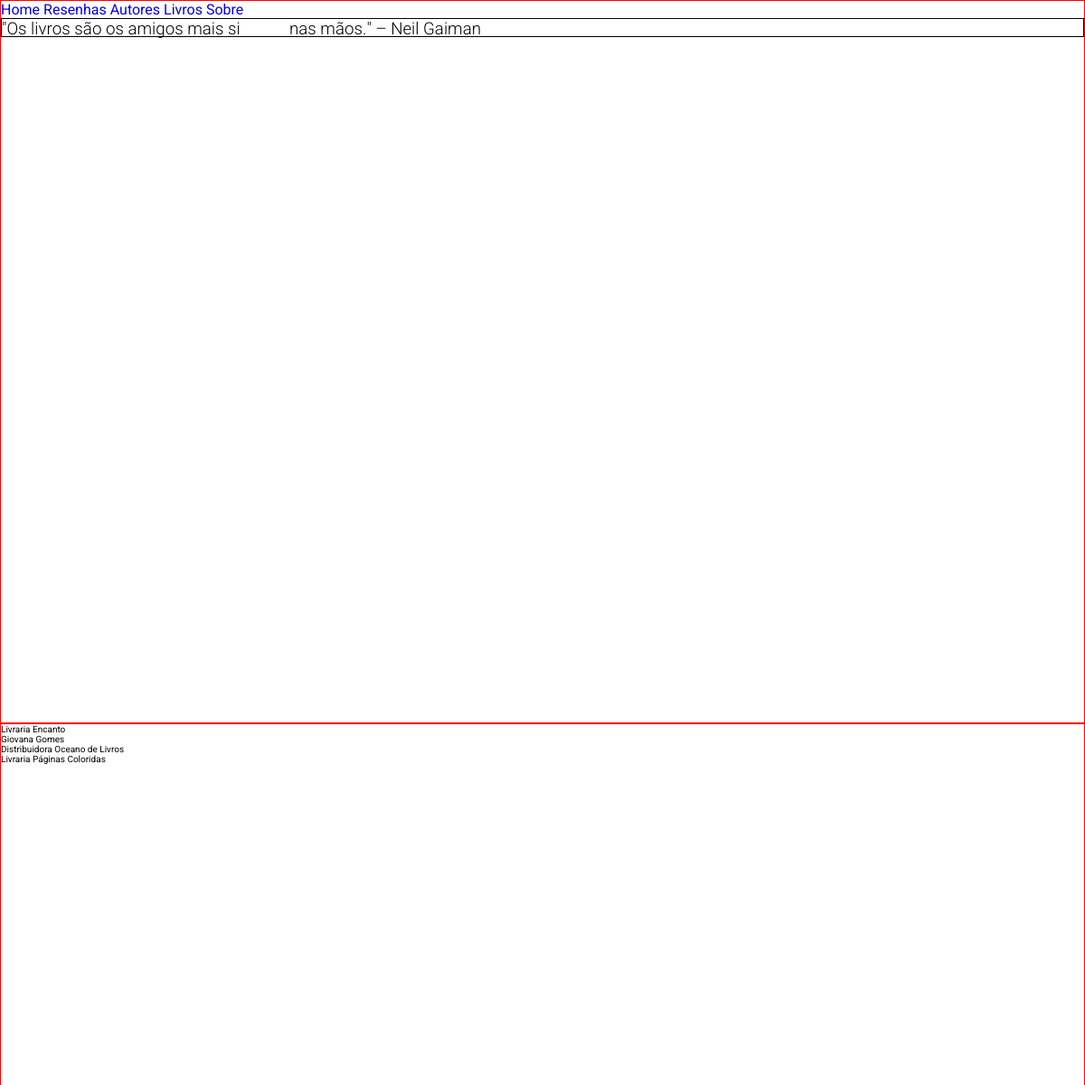
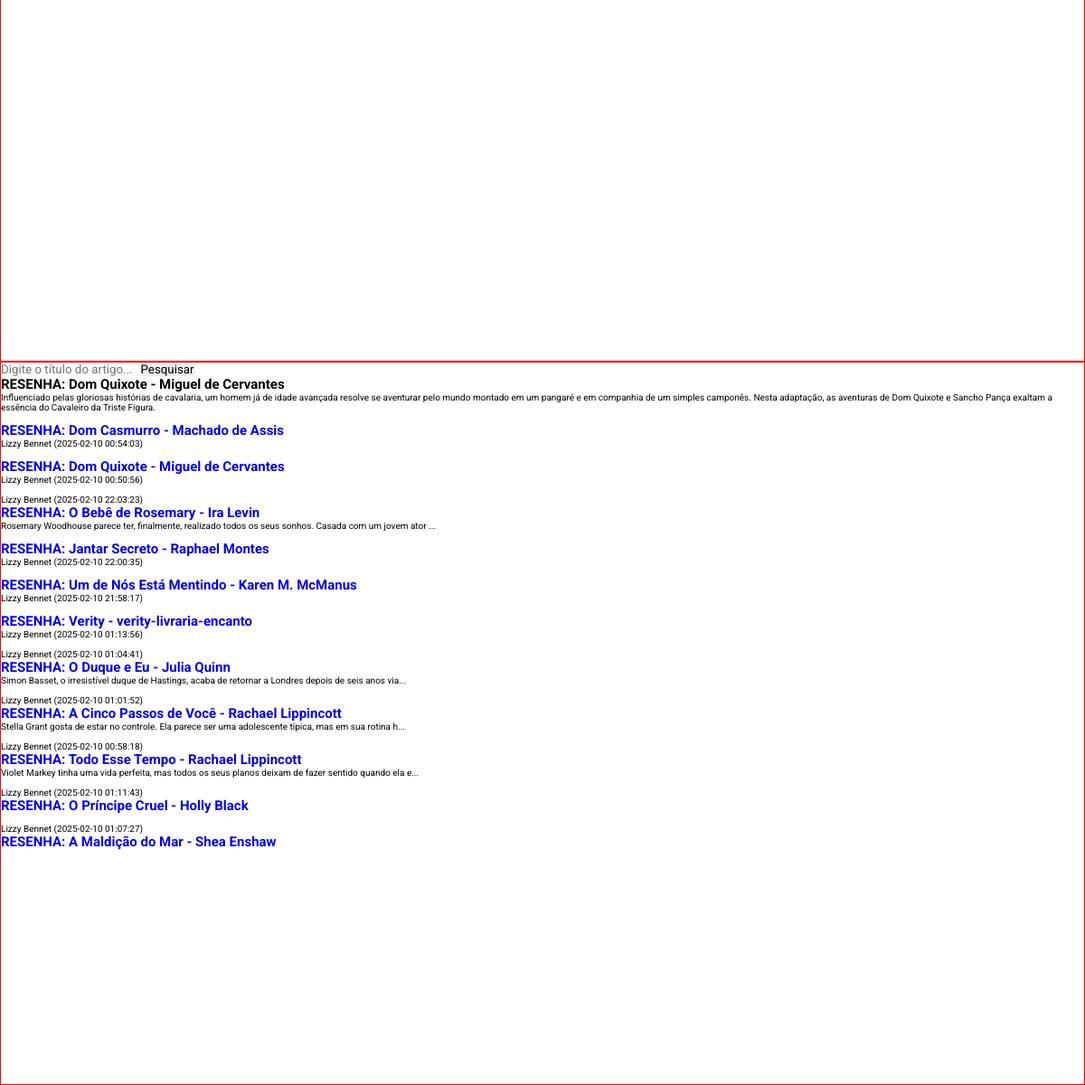
Screenshot of /index.php?slug=RESENHA:Dom-Quixote-Miguel-de-Cervantes with the database file from the repository (2 pictures, top to bottom).
### tables this page shows
CREATE TABLE `parceria` (
  `cnpj` varchar(18) NOT NULL,
  `rg` varchar(15) DEFAULT NULL,
  `usuario` varchar(50) NOT NULL,
  `senha` varchar(255) NOT NULL,
  `nome` varchar(40) NOT NULL,
  `endereco` varchar(70) DEFAULT NULL,
  `cidade` varchar(30) DEFAULT NULL,
  `estado` char(2) DEFAULT NULL,
  `telefone` varchar(20) DEFAULT NULL,
  `email` varchar(50) DEFAULT NULL,
  `instagram` varchar(80) DEFAULT NULL,
  `tiktok` varchar(80) DEFAULT NULL,
  `x_social` varchar(80) DEFAULT NULL,
  `path` varchar(255) DEFAULT NULL,
  PRIMARY KEY (`cnpj`)
);

CREATE TABLE `resenha` (
  `id_resenha` int(11) NOT NULL AUTO_INCREMENT,
  `id_livro` int(11) NOT NULL,
  `id_escritor` int(11) NOT NULL,
  `id_autor_resenha` int(11) NOT NULL,
  `titulo` varchar(80) NOT NULL,
  `slug` varchar(255) NOT NULL,
  `path` varchar(255) NOT NULL,
  `genero` varchar(20) NOT NULL,
  `sinopse` text NOT NULL,
  `conteudo` text NOT NULL,
  `data_publicacao` timestamp NOT NULL DEFAULT current_timestamp(),
  `data_atualizacao` timestamp NOT NULL DEFAULT current_timestamp() ON UPDATE current_timestamp(),
  `visualizacao` int(11) DEFAULT 0,
  PRIMARY KEY (`id_resenha`),
  UNIQUE KEY `slug` (`slug`),
  KEY `id_livro` (`id_livro`),
  KEY `id_escritor` (`id_escritor`),
  KEY `id_autor_resenha` (`id_autor_resenha`),
  CONSTRAINT `resenha_ibfk_1` FOREIGN KEY (`id_livro`) REFERENCES `livro` (`id_livro`),
  CONSTRAINT `resenha_ibfk_2` FOREIGN KEY (`id_escritor`) REFERENCES `escritor` (`id_escritor`),
  CONSTRAINT `resenha_ibfk_3` FOREIGN KEY (`id_autor_resenha`) REFERENCES `autor_resenha` (`id_autor_resenha`)
);

CREATE TABLE `autor_resenha` (
  `id_autor_resenha` int(11) NOT NULL AUTO_INCREMENT,
  `nome` varchar(40) NOT NULL,
  `pseudonimo` varchar(40) NOT NULL,
  `pontos` int(11) DEFAULT 10,
  `descricao` text NOT NULL,
  `path` varchar(255) NOT NULL,
  `endereco` varchar(70) NOT NULL,
  `cidade` varchar(30) NOT NULL,
  `estado` varchar(2) NOT NULL,
  `telefone` varchar(20) NOT NULL,
  `email` varchar(50) NOT NULL,
  `instagram` varchar(80) DEFAULT NULL,
  `tiktok` varchar(80) DEFAULT NULL,
  `x_social` varchar(80) DEFAULT NULL,
  PRIMARY KEY (`id_autor_resenha`)
);

### index.php (the view, shortened to what this page needs)
<?php
include "conexao.php";
?>
<!DOCTYPE html>
<html lang="en">
<head>
    <link rel="stylesheet" type="text/css" href="style.css">
</head>
<body>
    <section>
        <nav>
            <a href="#">Home</a>
            <a href="resenhas/resenhas.php">Resenhas</a>
            <a href="autores/autores.php">Autores</a>
            <a href="livros/livros.php">Livros</a>
            <a href="sobre/sobre.php">Sobre</a>
        </nav>
        <div class="change-text">
            <h3>
                <span class="word">"Um&nbsp;livro&nbsp;é&nbsp;um&nbsp;sonho&nbsp;que&nbsp;você&nbsp;segura&nbsp;nas&nbsp;mãos."&nbsp;–&nbsp;Neil&nbsp;Gaiman</span>
                <span class="word"></span>
            </h3>
        </div>
    </section>
    <section>
        <?php
        $consulta = "SELECT * FROM parceria";
        if ($resultado = mysqli_query($conexao, $consulta)) {
            while ($parceria = mysqli_fetch_array($resultado)) {
                echo "
                  <p>{$parceria['nome']}</p>
                ";
            }
        }
        ?>
    </section>
    <section>
        <div class="search-container">
            <form method="POST" action="">
                <input type="text" name="search" placeholder="Digite o título do artigo..." required>
                <button type="submit">Pesquisar</button>
            </form>
        </div>
        <div class="pesquisa">
            <?php
            if (isset($_GET['slug'])) {
                $slug = $_GET['slug'];
                $stmt = $conexao->prepare("SELECT * FROM resenha WHERE slug = ?");
                $stmt->bind_param("s", $slug);
                $stmt->execute();
                $result = $stmt->get_result();
                $artigo = $result->fetch_assoc();
                if ($artigo) {
                    echo "<h1>" . htmlspecialchars($artigo['titulo']) . "</h1>";
                    echo "<p>" . nl2br(htmlspecialchars($artigo['sinopse'])) . "</p>";
                } else {
                    echo "Artigo não encontrado.";
                }
            }
            ?>
        </div>
        <main>
            <div class="classicos">
                <?php
                $consulta_classicos = "SELECT resenha.path, resenha.slug, resenha.titulo, resenha.data_publicacao, autor_resenha.pseudonimo FROM resenha INNER JOIN autor_resenha ON resenha.id_autor_resenha = autor_resenha.id_autor_resenha WHERE genero = 'Clássicos' ORDER BY data_publicacao DESC LIMIT 6";
                if ($resultado_classicos = mysqli_query($conexao,  $consulta_classicos)) {
                    while ($artigo = mysqli_fetch_array($resultado_classicos)) {
                        echo "<div>
                           <img src='../administrador/resenha/{$artigo['path']}' alt=''>
                           <h2><a href='http://localhost/TCC/site-principal/resenha-resultado/resenha.php?id={$artigo['slug']}'>" . htmlspecialchars($artigo['titulo']) . "</a></h2>
                           <p>{$artigo['pseudonimo']} ({$artigo['data_publicacao']})</p>
                        </div>";
                    }
                }
                ?>
            </div>
            <div class="terror">
                <?php
                $consulta_terror = "SELECT resenha.path, resenha.slug, resenha.titulo, resenha.data_publicacao, autor_resenha.pseudonimo, resenha.sinopse FROM resenha INNER JOIN autor_resenha ON resenha.id_autor_resenha = autor_resenha.id_autor_resenha WHERE genero = 'Terror' ORDER BY data_publicacao DESC LIMIT 6";
                if ($resultado = mysqli_query($conexao,  $consulta_terror)) {
                    while ($artigo = mysqli_fetch_array($resultado)) {
                        echo "<div>
                        <img src='../administrador/resenha/{$artigo['path']}' alt=''>
                        <p>{$artigo['pseudonimo']} ({$artigo['data_publicacao']})</p>
                        <h2><a href='http://localhost/TCC/site-principal/resenha-resultado/resenha.php?id={$artigo['slug']}'>" . htmlspecialchars($artigo['titulo']) . "</a></h2>
                        <p>" . substr(htmlspecialchars($artigo['sinopse']), 0, 100) . "...</p>
                     </div>";
                    }
                }
                ?>
            </div>
            <div class="suspense">
                <?php
                $consulta_suspense = "SELECT resenha.path, resenha.slug, resenha.titulo, resenha.data_publicacao, autor_resenha.pseudonimo, resenha.sinopse FROM resenha INNER JOIN autor_resenha ON resenha.id_autor_resenha = autor_resenha.id_autor_resenha WHERE genero = 'Suspense e mistério' ORDER BY data_publicacao DESC LIMIT 6";
                if ($resultado_suspense = mysqli_query($conexao,  $consulta_suspense)) {
                    while ($artigo = mysqli_fetch_array($resultado_suspense)) {
                        echo "<div>
                        <img src='../administrador/resenha/{$artigo['path']}' alt=''>
                        <h2><a href='http://localhost/TCC/site-principal/resenha-resultado/resenha.php?id={$artigo['slug']}'>" . htmlspecialchars($artigo['titulo']) . "</a></h2>
                        <p>{$artigo['pseudonimo']} ({$artigo['data_publicacao']})</p>
                     </div>";
                    }
                }
                ?>
            </div>
            <div class="romance">
                <?php
                $consulta_romance = "SELECT resenha.path, resenha.slug, resenha.titulo, resenha.data_publicacao, autor_resenha.pseudonimo, resenha.sinopse FROM resenha INNER JOIN autor_resenha ON resenha.id_autor_resenha = autor_resenha.id_autor_resenha WHERE genero = 'Romance' ORDER BY data_publicacao DESC LIMIT 6";
                if ($resultado_romance = mysqli_query($conexao,  $consulta_romance)) {
                    while ($artigo = mysqli_fetch_array($resultado_romance)) {
                        echo "<div>
                        <img src='../administrador/resenha/{$artigo['path']}' alt=''>
                        <p>{$artigo['pseudonimo']} ({$artigo['data_publicacao']})</p>
                        <h2><a href='http://localhost/TCC/site-principal/resenha-resultado/resenha.php?id={$artigo['slug']}'>" . htmlspecialchars($artigo['titulo']) . "</a></h2>
                         <p>" . substr(htmlspecialchars($artigo['sinopse']), 0, 100) . "...</p>
                     </div>";
                    }
                }
                ?>
            </div>
            <div class="ficcao">
                <?php
                $consulta_ficcao = "SELECT resenha.path, resenha.slug, resenha.titulo, resenha.data_publicacao, autor_resenha.pseudonimo, resenha.sinopse FROM resenha INNER JOIN autor_resenha ON resenha.id_autor_resenha = autor_resenha.id_autor_resenha WHERE genero = 'Fantasia e Ficção' ORDER BY data_publicacao DESC LIMIT 6";
                if ($resultado_ficcao = mysqli_query($conexao,  $consulta_ficcao)) {
                    while ($artigo = mysqli_fetch_array($resultado_ficcao)) {
                        echo "<div>
                        <img src='../administrador/resenha/{$artigo['path']}' alt=''>
                         <p>{$artigo['pseudonimo']} ({$artigo['data_publicacao']})</p>
                        <h2><a href='http://localhost/TCC/site-principal/resenha-resultado/resenha.php?id={$artigo['slug']}'>" . htmlspecialchars($artigo['titulo']) . "</a></h2>
                     </div>";
                    }
                }
                ?>
            </div>
        </main>
    </section>
</body>
</html>

### style.css (style rules this page uses)
* { font-family: 'Roboto', sans-serif; margin: 0; padding: 0; box-sizing: border-box; outline: none; border: none; text-decoration: none; transition: .2s linear; }
html { overflow-x: hidden; font-size: 62.5%; scroll-padding-top: 9rem; scroll-behavior: smooth; }
section { border: 1px solid red; height: 100vh; width: 100%; }
nav { font-size: 1.6rem; }
.change-text { border: 1px solid; width: 100%; height: auto; font-size: 1.6rem; font-weight: 600; }
.change-text h3 { display: inline-flex; margin: 0; font-weight: 300; vertical-align: top; }
.change-text h3 .word { position: absolute; display: flex; opacity: 0; }

### rows the page displays
parceria: nome "Livraria Encanto"
parceria: nome "Giovana Gomes"
parceria: nome "Distribuidora Oceano de Livros"
parceria: nome "Livraria Páginas Coloridas"
resenha: titulo "RESENHA: Dom Quixote - Miguel de Cervantes", sinopse "Influenciado pelas gloriosas histórias de cavalaria, um homem já de idade avançada resolve se aventurar pelo mundo montado em um pangaré e em companhia de um simples camponês. Nesta adaptação, as aventuras de Dom Quixote e Sancho Pança exaltam a essência do Cavaleiro da Triste Figura.", id_autor_resenha.pseudonimo "Lizzy Bennet", data_publicacao "2025-02-10 00:50:56"
resenha: titulo "RESENHA: Dom Casmurro - Machado de Assis", id_autor_resenha.pseudonimo "Lizzy Bennet", data_publicacao "2025-02-10 00:54:03"
resenha: id_autor_resenha.pseudonimo "Lizzy Bennet", data_publicacao "2025-02-10 22:03:23", titulo "RESENHA: O Bebê de Rosemary - Ira Levin", sinopse "Rosemary Woodhouse parece ter, finalmente, realizado todos os seus sonhos. Casada com um jovem ator"
resenha: titulo "RESENHA: Jantar Secreto - Raphael Montes", id_autor_resenha.pseudonimo "Lizzy Bennet", data_publicacao "2025-02-10 22:00:35"
resenha: titulo "RESENHA: Um de Nós Está Mentindo - Karen M. McManus", id_autor_resenha.pseudonimo "Lizzy Bennet", data_publicacao "2025-02-10 21:58:17"
resenha: titulo "RESENHA: Verity - verity-livraria-encanto", id_autor_resenha.pseudonimo "Lizzy Bennet", data_publicacao "2025-02-10 01:13:56"
resenha: id_autor_resenha.pseudonimo "Lizzy Bennet", data_publicacao "2025-02-10 01:04:41", titulo "RESENHA: O Duque e Eu - Julia Quinn", sinopse "Simon Basset, o irresistível duque de Hastings, acaba de retornar a Londres depois de seis anos via"
resenha: id_autor_resenha.pseudonimo "Lizzy Bennet", data_publicacao "2025-02-10 01:01:52", titulo "RESENHA: A Cinco Passos de Você - Rachael Lippincott", sinopse "Stella Grant gosta de estar no controle. Ela parece ser uma adolescente típica, mas em sua rotina h"
resenha: id_autor_resenha.pseudonimo "Lizzy Bennet", data_publicacao "2025-02-10 00:58:18", titulo "RESENHA: Todo Esse Tempo - Rachael Lippincott", sinopse "Violet Markey tinha uma vida perfeita, mas todos os seus planos deixam de fazer sentido quando ela e"
resenha: id_autor_resenha.pseudonimo "Lizzy Bennet", data_publicacao "2025-02-10 01:11:43", titulo "RESENHA: O Príncipe Cruel - Holly Black"
resenha: id_autor_resenha.pseudonimo "Lizzy Bennet", data_publicacao "2025-02-10 01:07:27", titulo "RESENHA: A Maldição do Mar - Shea Enshaw"
